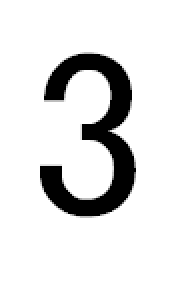
//> input picture MachineLearning/project/trainset/3/1.png, 85 x 145 px, given in place of 1.jpg, which was not available (shown 2 times larger)
$ ./同窗口多图显示   (built with g++ and OpenCV 4)
//> lines starting //> are read from the running program, lines starting //| are printed output that depends on the picture; pictures that were not available may be replaced by others from this repository, and a replacement may not be noted
// sift_test.cpp : 定义控制台应用程序的入口点。

#include <stdio.h>
#include <iostream>
#include "opencv2/core/core.hpp"//因为在属性中已经配置了opencv等目录，所以把其当成了本地目录一样
#include "opencv2/features2d/features2d.hpp"
#include "opencv2/highgui/highgui.hpp"
#include "opencv2/features2d/features2d.hpp"
#include "opencv2\imgproc\imgproc.hpp"

using namespace cv;
using namespace std;


int main(int argc, char* argv[])
{
	Mat img1 = imread("1.jpg");
//> img1 is the input picture: 145 rows x 85 cols, CV_8UC3; min 0, max 255, mean 222
	resize(img1, img1, Size(600, 600));
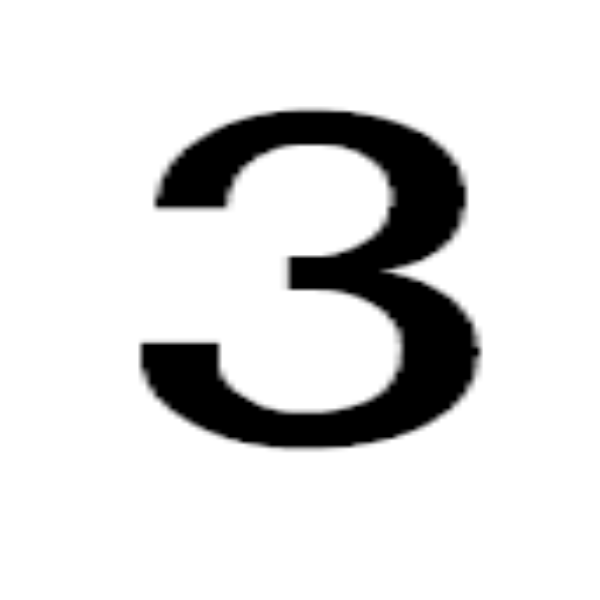
//> img1: 600 rows x 600 cols, CV_8UC3; min 0, max 255, mean 222
	Mat img2 = imread("2.jpg");
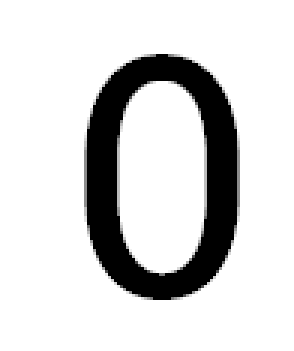
//> input picture MachineLearning/project/trainset/0/2.png, 98 x 117 px, given in place of 2.jpg, which was not available (shown 3 times larger)
//> img2 is the input picture: 117 rows x 98 cols, CV_8UC3; min 0, max 255, mean 213
	resize(img2, img2, Size(600, 600));
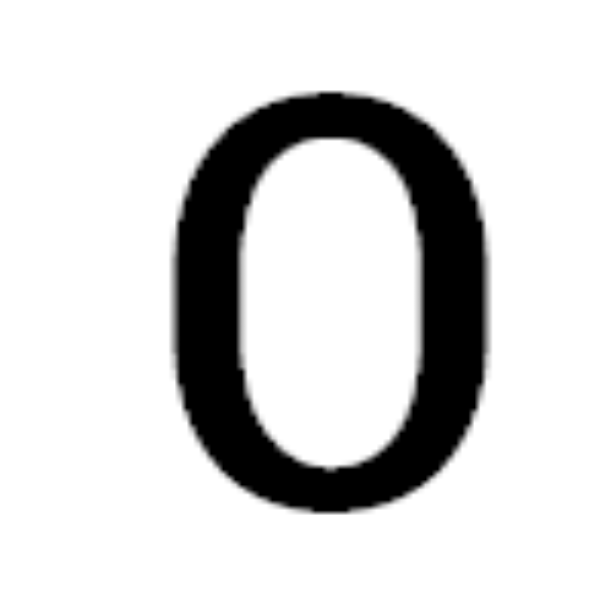
//> img2: 600 rows x 600 cols, CV_8UC3; min 0, max 255, mean 213
	Mat img3 = imread("2017.png");
//> 2017.png cannot be read in this run, so this picture is empty
//> (the run ends here: the program stops with an error, at `resize(img3, img3, Size(600, 600));`)
